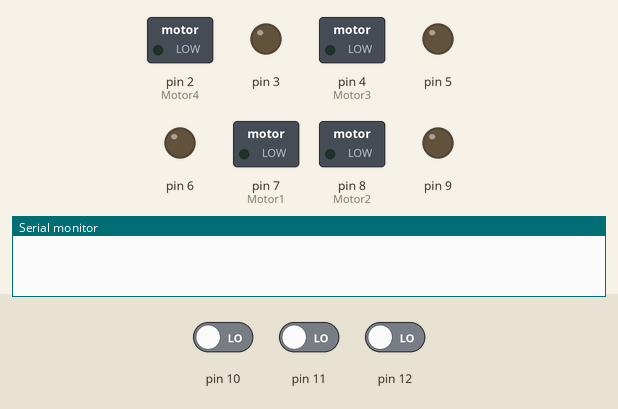
Bench run of a sketch on a simulated Arduino Uno, built with avr-gcc and run on an emulated ATmega328P. On the bench: switched loads named in the sketch (green lamp = pin HIGH), output pins drawn as LEDs (lit = HIGH), the last lines printed to the serial monitor. Inputs (shaded band) come from the test bench; at power-on: pin 12 LOW, pin 10 LOW, pin 11 LOW.

Above: at 1.2 s.
1.3 s: pin 12 driven HIGH
At 2.5 s:
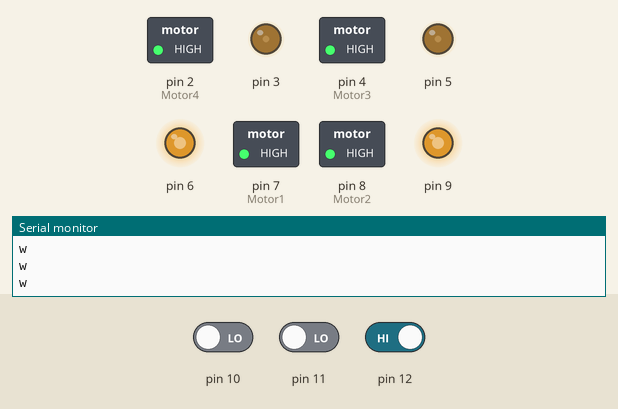
2.8 s: pin 12 driven LOW
At 3.8 s:
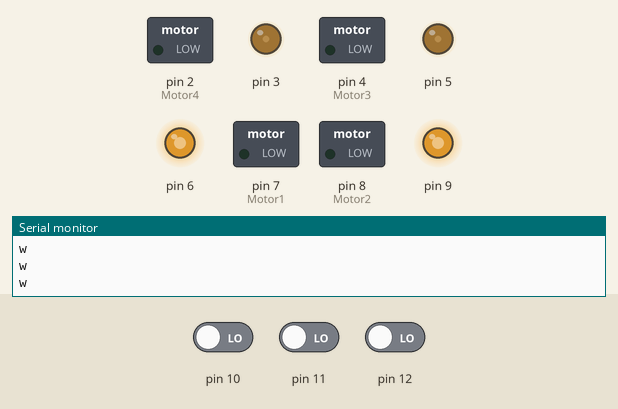
4.3 s: pin 10 driven HIGH
At 4.8 s:
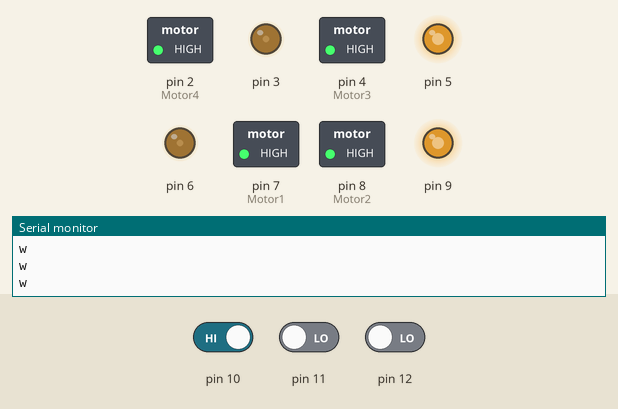
5.8 s: pin 11 driven HIGH
At 7.0 s:
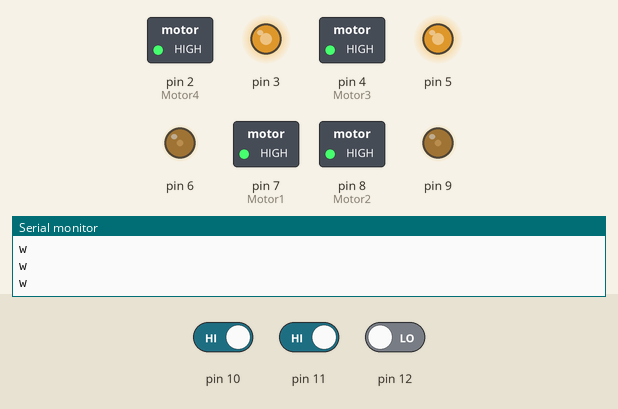
7.3 s: pin 11 driven LOW
At 8.4 s:
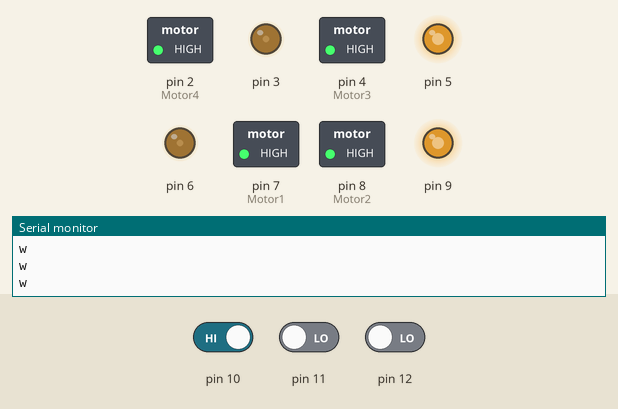
8.8 s: pin 10 driven LOW
At 9.6 s:
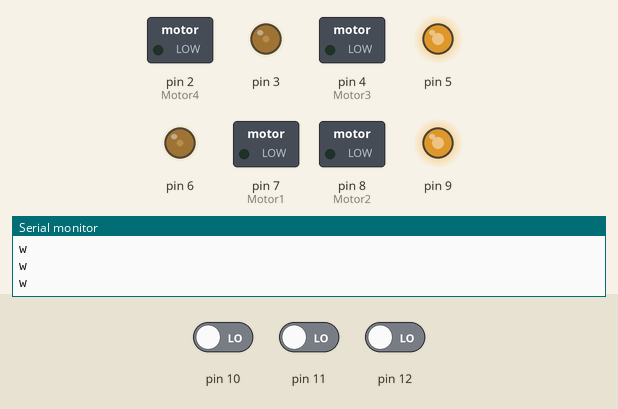
Timing chart, 0 to 11.3 s (numbered marks = the images above; inputs shaded):
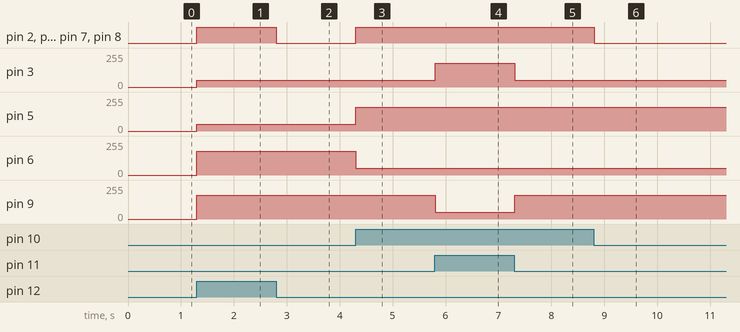

Measured:
- after the input at 1.3 s, pin 2 (Motor4), pin 4 (Motor3), pin 7 (Motor1), pin 8 (Motor2): LOW → HIGH at once; pin 3, pin 5: 0/255 → 50/255 at once; pin 6, pin 9: 0/255 → 180/255 at once
- after the input at 2.8 s, pin 2 (Motor4), pin 4 (Motor3), pin 7 (Motor1), pin 8 (Motor2): HIGH → LOW at once
- after the input at 4.3 s, pin 2 (Motor4), pin 4 (Motor3), pin 7 (Motor1), pin 8 (Motor2): LOW → HIGH at once; pin 5: 50/255 → 180/255 at once; pin 6: 180/255 → 50/255 at once
- after the input at 5.8 s, pin 3: 50/255 → 180/255 at once; pin 9: 180/255 → 50/255 at once
- after the input at 7.3 s, pin 3: 180/255 → 50/255 at once; pin 9: 50/255 → 180/255 at once
- after the input at 8.8 s, pin 2 (Motor4), pin 4 (Motor3), pin 7 (Motor1), pin 8 (Motor2): HIGH → LOW at once

The sketch:

quadaptor.ino
```cpp
#include <Arduino.h>
#define Motor1 7
#define Motor2 8
#define Motor3 4
#define Motor4 2
#define Max_speed 180
#define Low_speed 50
String readString;

void setup() {
  Serial.begin(9600);
  pinMode(Motor1,OUTPUT);
  pinMode(Motor2,OUTPUT);
  pinMode(Motor3,OUTPUT);
  pinMode(Motor4,OUTPUT);
  pinMode(12,INPUT);
  pinMode(11,INPUT);
  pinMode(10,INPUT);
   pinMode(1,INPUT);
}

void loop() {
  int f=digitalRead(12);
  int b=digitalRead(11);
  int l=digitalRead(10);
  int r=digitalRead(1);

  if (f==1){
    digitalWrite(Motor1,HIGH);
    digitalWrite(Motor2,HIGH);
    analogWrite(9,Max_speed);
    analogWrite(6,Max_speed);
    digitalWrite(Motor3,HIGH);
    digitalWrite(Motor4,HIGH);
    analogWrite(5,Low_speed);
    analogWrite(3,Low_speed);
    Serial.println("w");
    delay(50);
  }
  else if (b==1)
  {
    digitalWrite(Motor1,HIGH);
    digitalWrite(Motor2,HIGH);
    analogWrite(9,Low_speed);
    analogWrite(6,Low_speed);
    digitalWrite(Motor3,HIGH);
    digitalWrite(Motor4,HIGH);
    analogWrite(5,Max_speed);
    analogWrite(3,Max_speed);
    delay(50);
  }
  else if (l==1)
  {
    digitalWrite(Motor1,HIGH);
    digitalWrite(Motor2,HIGH);
    analogWrite(9,Max_speed);
    analogWrite(6,Low_speed);
    digitalWrite(Motor3,HIGH);
    digitalWrite(Motor4,HIGH);
    analogWrite(5,Max_speed);
    analogWrite(3,Low_speed);
    delay(50);
  }
  else if (r==1)
  {
    digitalWrite(Motor1,HIGH);
    digitalWrite(Motor2,HIGH);
    analogWrite(9,Low_speed);
    analogWrite(6,Max_speed);
    digitalWrite(Motor3,HIGH);
    digitalWrite(Motor4,HIGH);
    analogWrite(5,Low_speed);
    analogWrite(3,Max_speed);
    delay(50);
  }
  else if ((b==1)&&(l==1))
  {
    digitalWrite(Motor1,HIGH);
    digitalWrite(Motor2,HIGH);
    analogWrite(9,Low_speed);
    analogWrite(6,Low_speed);
    digitalWrite(Motor3,HIGH);
    digitalWrite(Motor4,HIGH);
    analogWrite(5,Low_speed);
    analogWrite(3,Low_speed);
    delay(50);
  }
  else if ((f==1)&&(r==1))
  {
    digitalWrite(Motor1,HIGH);
    digitalWrite(Motor2,HIGH);
    analogWrite(9,Max_speed);
    analogWrite(6,Max_speed);
    digitalWrite(Motor3,HIGH);
    digitalWrite(Motor4,HIGH);
    analogWrite(5,Max_speed);
    analogWrite(3,Max_speed);
    delay(50);
  }


 else{
  digitalWrite(Motor1,LOW);
 digitalWrite(Motor2,LOW);
 digitalWrite(Motor3,LOW);
 digitalWrite(Motor4,LOW);
 }

  // put your main code here, to run repeatedly:
}
```
